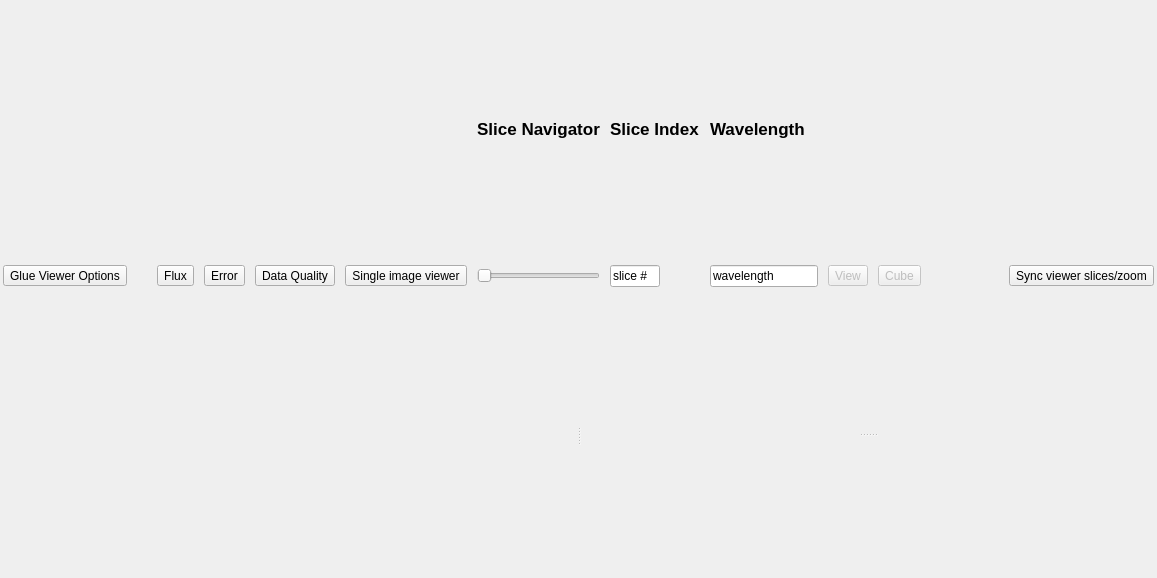
<?xml version="1.0" encoding="UTF-8"?>
<ui version="4.0">
 <class>GlueApplication</class>
 <widget class="QWidget" name="GlueApplication">
  <property name="geometry">
   <rect>
    <x>0</x>
    <y>0</y>
    <width>1157</width>
    <height>578</height>
   </rect>
  </property>
  <property name="windowTitle">
   <string>Form</string>
  </property>
  <layout class="QVBoxLayout" name="horizontalLayout">
   <property name="leftMargin">
    <number>3</number>
   </property>
   <property name="topMargin">
    <number>3</number>
   </property>
   <property name="rightMargin">
    <number>3</number>
   </property>
   <property name="bottomMargin">
    <number>2</number>
   </property>
   <item>
    <layout class="QGridLayout" name="toolbar_layout">
     <property name="spacing">
      <number>10</number>
     </property>
     <item row="1" column="6">
      <widget class="QSlider" name="value_slice">
       <property name="toolTip">
        <string>Drag the slider to navigate through the slices of the cube</string>
       </property>
       <property name="orientation">
        <enum>Qt::Horizontal</enum>
       </property>
      </widget>
     </item>
     <item row="1" column="9">
      <widget class="QToolButton" name="view_option_button">
       <property name="enabled">
        <bool>false</bool>
       </property>
       <property name="minimumSize">
        <size>
         <width>0</width>
         <height>0</height>
        </size>
       </property>
       <property name="toolTip">
        <string/>
       </property>
       <property name="text">
        <string>View</string>
       </property>
       <property name="popupMode">
        <enum>QToolButton::InstantPopup</enum>
       </property>
       <property name="toolButtonStyle">
        <enum>Qt::ToolButtonTextUnderIcon</enum>
       </property>
       <property name="arrowType">
        <enum>Qt::NoArrow</enum>
       </property>
      </widget>
     </item>
     <item row="1" column="2">
      <widget class="QToolButton" name="toggle_flux">
       <property name="text">
        <string>Flux</string>
       </property>
       <property name="checkable">
        <bool>true</bool>
       </property>
      </widget>
     </item>
     <item row="1" column="4">
      <widget class="QToolButton" name="toggle_quality">
       <property name="text">
        <string>Data Quality</string>
       </property>
       <property name="checkable">
        <bool>true</bool>
       </property>
      </widget>
     </item>
     <item row="1" column="7">
      <widget class="QLineEdit" name="text_slice">
       <property name="maximumSize">
        <size>
         <width>50</width>
         <height>22</height>
        </size>
       </property>
       <property name="toolTip">
        <string>Enter a slice index to go directly to that slice</string>
       </property>
       <property name="text">
        <string>slice #</string>
       </property>
      </widget>
     </item>
     <item row="1" column="5">
      <widget class="QToolButton" name="button_toggle_image_mode">
       <property name="text">
        <string>Single image viewer</string>
       </property>
      </widget>
     </item>
     <item row="1" column="10">
      <widget class="QToolButton" name="cube_option_button">
       <property name="enabled">
        <bool>false</bool>
       </property>
       <property name="minimumSize">
        <size>
         <width>0</width>
         <height>0</height>
        </size>
       </property>
       <property name="text">
        <string>Cube</string>
       </property>
       <property name="popupMode">
        <enum>QToolButton::InstantPopup</enum>
       </property>
       <property name="toolButtonStyle">
        <enum>Qt::ToolButtonTextUnderIcon</enum>
       </property>
       <property name="arrowType">
        <enum>Qt::NoArrow</enum>
       </property>
      </widget>
     </item>
     <item row="1" column="0">
      <widget class="QToolButton" name="button_toggle_sidebar">
       <property name="toolTip">
        <string>Toggle advanced option panel for Glue data viewers</string>
       </property>
       <property name="text">
        <string>Glue Viewer Options</string>
       </property>
      </widget>
     </item>
     <item row="1" column="11">
      <spacer name="horizontalSpacer">
       <property name="orientation">
        <enum>Qt::Horizontal</enum>
       </property>
       <property name="sizeHint" stdset="0">
        <size>
         <width>40</width>
         <height>20</height>
        </size>
       </property>
      </spacer>
     </item>
     <item row="1" column="12">
      <widget class="QToolButton" name="bool_sync">
       <property name="text">
        <string>Sync viewer slices/zoom</string>
       </property>
       <property name="checkable">
        <bool>true</bool>
       </property>
       <property name="checked">
        <bool>false</bool>
       </property>
      </widget>
     </item>
     <item row="1" column="3">
      <widget class="QToolButton" name="toggle_error">
       <property name="text">
        <string>Error</string>
       </property>
       <property name="checkable">
        <bool>true</bool>
       </property>
      </widget>
     </item>
     <item row="1" column="8">
      <widget class="QLineEdit" name="text_wavelength">
       <property name="maximumSize">
        <size>
         <width>200</width>
         <height>22</height>
        </size>
       </property>
       <property name="toolTip">
        <string>Enter a wavelength value to navigate to the slice corresponding to the nearest wavelength</string>
       </property>
       <property name="text">
        <string>wavelength</string>
       </property>
      </widget>
     </item>
     <item row="1" column="1">
      <spacer name="horizontalSpacer_3">
       <property name="orientation">
        <enum>Qt::Horizontal</enum>
       </property>
       <property name="sizeType">
        <enum>QSizePolicy::Fixed</enum>
       </property>
       <property name="sizeHint" stdset="0">
        <size>
         <width>20</width>
         <height>20</height>
        </size>
       </property>
      </spacer>
     </item>
     <item row="0" column="8">
      <widget class="QLabel" name="label">
       <property name="font">
        <font>
         <pointsize>13</pointsize>
         <weight>75</weight>
         <bold>true</bold>
         <underline>false</underline>
         <kerning>true</kerning>
        </font>
       </property>
       <property name="text">
        <string>Wavelength</string>
       </property>
      </widget>
     </item>
     <item row="0" column="7">
      <widget class="QLabel" name="label_2">
       <property name="font">
        <font>
         <pointsize>13</pointsize>
         <weight>75</weight>
         <bold>true</bold>
         <underline>false</underline>
        </font>
       </property>
       <property name="text">
        <string>Slice Index</string>
       </property>
       <property name="textFormat">
        <enum>Qt::AutoText</enum>
       </property>
      </widget>
     </item>
     <item row="0" column="6">
      <widget class="QLabel" name="label_3">
       <property name="font">
        <font>
         <pointsize>13</pointsize>
         <weight>75</weight>
         <bold>true</bold>
         <underline>false</underline>
        </font>
       </property>
       <property name="text">
        <string>Slice Navigator</string>
       </property>
       <property name="alignment">
        <set>Qt::AlignCenter</set>
       </property>
      </widget>
     </item>
    </layout>
   </item>
   <item>
    <widget class="QSplitter" name="horizontal_splitter">
     <property name="orientation">
      <enum>Qt::Horizontal</enum>
     </property>
     <widget class="QWidget" name="single_image">
      <layout class="QHBoxLayout" name="single_image_layout"/>
     </widget>
     <widget class="QSplitter" name="vertical_splitter">
      <property name="orientation">
       <enum>Qt::Vertical</enum>
      </property>
      <widget class="QWidget" name="image_row">
       <layout class="QHBoxLayout" name="image_row_layout"/>
      </widget>
      <widget class="QWidget" name="specviz">
       <layout class="QHBoxLayout" name="specviz_layout"/>
      </widget>
     </widget>
    </widget>
   </item>
  </layout>
 </widget>
 <resources/>
 <connections/>
</ui>
